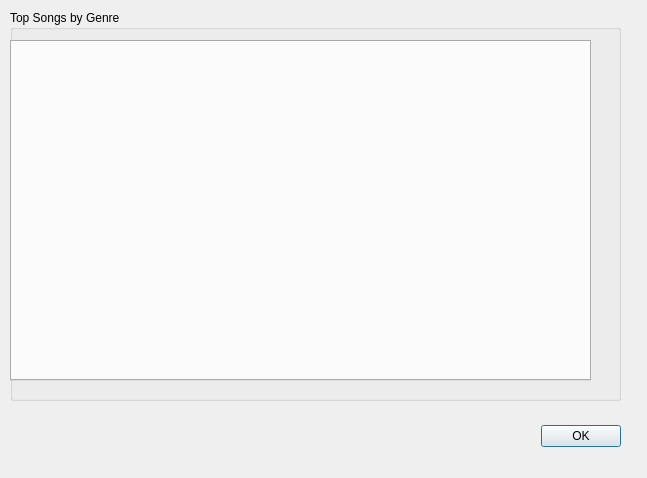
<?xml version="1.0" encoding="UTF-8"?>
<ui version="4.0">
 <class>SimulationStatisticsForm</class>
 <widget class="QDialog" name="SimulationStatisticsForm">
  <property name="geometry">
   <rect>
    <x>0</x>
    <y>0</y>
    <width>647</width>
    <height>478</height>
   </rect>
  </property>
  <property name="windowTitle">
   <string>Dialog</string>
  </property>
  <widget class="QDialogButtonBox" name="buttonBox">
   <property name="geometry">
    <rect>
     <x>280</x>
     <y>420</y>
     <width>341</width>
     <height>32</height>
    </rect>
   </property>
   <property name="orientation">
    <enum>Qt::Horizontal</enum>
   </property>
   <property name="standardButtons">
    <set>QDialogButtonBox::Ok</set>
   </property>
  </widget>
  <widget class="QGroupBox" name="groupBox">
   <property name="geometry">
    <rect>
     <x>10</x>
     <y>10</y>
     <width>611</width>
     <height>391</height>
    </rect>
   </property>
   <property name="title">
    <string>Top Songs by Genre</string>
   </property>
   <widget class="QTabWidget" name="tabWidget">
    <property name="geometry">
     <rect>
      <x>0</x>
      <y>30</y>
      <width>581</width>
      <height>341</height>
     </rect>
    </property>
   </widget>
  </widget>
 </widget>
 <resources/>
 <connections>
  <connection>
   <sender>buttonBox</sender>
   <signal>accepted()</signal>
   <receiver>SimulationStatisticsForm</receiver>
   <slot>accept()</slot>
   <hints>
    <hint type="sourcelabel">
     <x>248</x>
     <y>254</y>
    </hint>
    <hint type="destinationlabel">
     <x>157</x>
     <y>274</y>
    </hint>
   </hints>
  </connection>
  <connection>
   <sender>buttonBox</sender>
   <signal>rejected()</signal>
   <receiver>SimulationStatisticsForm</receiver>
   <slot>reject()</slot>
   <hints>
    <hint type="sourcelabel">
     <x>316</x>
     <y>260</y>
    </hint>
    <hint type="destinationlabel">
     <x>286</x>
     <y>274</y>
    </hint>
   </hints>
  </connection>
 </connections>
</ui>
